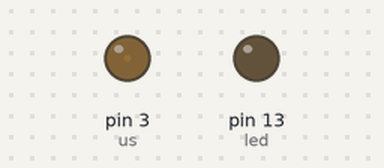
Bench run of a sketch on a simulated Arduino Uno, built with avr-gcc and run on an emulated ATmega328P. On the bench: output pins drawn as LEDs (lit = HIGH).

Above: at 0.05 s.
At 2.55 s:
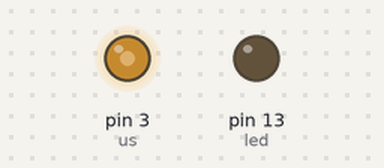
At 3.8 s:
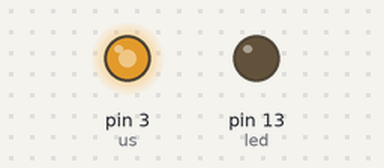
At 5.1 s:
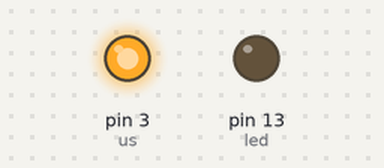
Timing chart, 0 to 6.7 s (numbered marks = the images above):
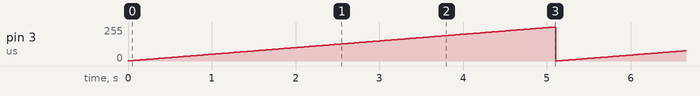

The sketch:

ultrasonic_test.ino
```cpp
#include <TimerOne.h>

const unsigned int led = 13;
const unsigned int us = 3;

void setup() {
  Serial.begin(9600);
  pinMode(us, OUTPUT);
  pinMode(led, OUTPUT);
}

uint8_t c = 0;
void loop() {
  analogWrite(us, ++c);
  delay(20);
}
```

Measured:
- by itself, pin 3 (us): ramps from 0/255 to 255/255 and jumps back, once every 5.1 s
